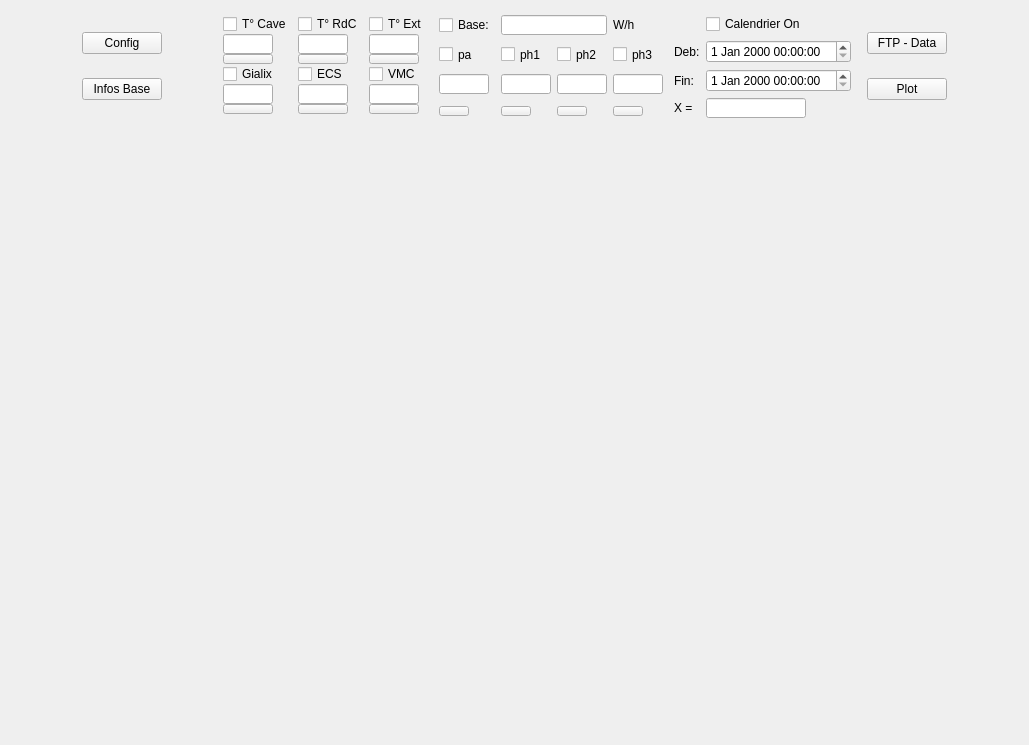
<?xml version="1.0" encoding="UTF-8"?>
<ui version="4.0">
 <class>MainWindow</class>
 <widget class="QMainWindow" name="MainWindow">
  <property name="geometry">
   <rect>
    <x>0</x>
    <y>0</y>
    <width>1029</width>
    <height>745</height>
   </rect>
  </property>
  <property name="minimumSize">
   <size>
    <width>850</width>
    <height>0</height>
   </size>
  </property>
  <property name="windowTitle">
   <string>WesLC-Data</string>
  </property>
  <property name="animated">
   <bool>false</bool>
  </property>
  <widget class="QWidget" name="centralwidget">
   <layout class="QGridLayout" name="gridLayout_4">
    <item row="0" column="3">
     <layout class="QGridLayout" name="gridLayout_Sondes">
      <property name="leftMargin">
       <number>5</number>
      </property>
      <property name="topMargin">
       <number>5</number>
      </property>
      <property name="rightMargin">
       <number>5</number>
      </property>
      <property name="bottomMargin">
       <number>5</number>
      </property>
      <property name="verticalSpacing">
       <number>0</number>
      </property>
      <item row="2" column="1">
       <widget class="QPushButton" name="pb_1w2">
        <property name="maximumSize">
         <size>
          <width>50</width>
          <height>10</height>
         </size>
        </property>
        <property name="text">
         <string/>
        </property>
       </widget>
      </item>
      <item row="0" column="2">
       <widget class="QCheckBox" name="cb_1w3">
        <property name="text">
         <string>T° Ext</string>
        </property>
       </widget>
      </item>
      <item row="5" column="1">
       <widget class="QPushButton" name="pb_pince1">
        <property name="maximumSize">
         <size>
          <width>50</width>
          <height>10</height>
         </size>
        </property>
        <property name="text">
         <string/>
        </property>
       </widget>
      </item>
      <item row="0" column="0">
       <widget class="QCheckBox" name="cb_1w1">
        <property name="text">
         <string>T° Cave</string>
        </property>
       </widget>
      </item>
      <item row="1" column="0">
       <widget class="QLineEdit" name="le_1w1">
        <property name="maximumSize">
         <size>
          <width>50</width>
          <height>20</height>
         </size>
        </property>
       </widget>
      </item>
      <item row="1" column="2">
       <widget class="QLineEdit" name="le_1w3">
        <property name="maximumSize">
         <size>
          <width>50</width>
          <height>20</height>
         </size>
        </property>
       </widget>
      </item>
      <item row="3" column="0">
       <widget class="QCheckBox" name="cb_pulse1">
        <property name="text">
         <string>Gialix</string>
        </property>
       </widget>
      </item>
      <item row="1" column="1">
       <widget class="QLineEdit" name="le_1w2">
        <property name="maximumSize">
         <size>
          <width>50</width>
          <height>20</height>
         </size>
        </property>
       </widget>
      </item>
      <item row="5" column="0">
       <widget class="QPushButton" name="pb_pulse1">
        <property name="maximumSize">
         <size>
          <width>50</width>
          <height>10</height>
         </size>
        </property>
        <property name="text">
         <string/>
        </property>
       </widget>
      </item>
      <item row="2" column="0">
       <widget class="QPushButton" name="pb_1w1">
        <property name="maximumSize">
         <size>
          <width>50</width>
          <height>10</height>
         </size>
        </property>
        <property name="text">
         <string/>
        </property>
       </widget>
      </item>
      <item row="2" column="2">
       <widget class="QPushButton" name="pb_1w3">
        <property name="maximumSize">
         <size>
          <width>50</width>
          <height>10</height>
         </size>
        </property>
        <property name="text">
         <string/>
        </property>
       </widget>
      </item>
      <item row="3" column="2">
       <widget class="QCheckBox" name="cb_pince2">
        <property name="text">
         <string>VMC</string>
        </property>
       </widget>
      </item>
      <item row="5" column="2">
       <widget class="QPushButton" name="pb_pince2">
        <property name="maximumSize">
         <size>
          <width>50</width>
          <height>10</height>
         </size>
        </property>
        <property name="text">
         <string/>
        </property>
       </widget>
      </item>
      <item row="0" column="1">
       <widget class="QCheckBox" name="cb_1w2">
        <property name="text">
         <string>T° RdC</string>
        </property>
       </widget>
      </item>
      <item row="3" column="1">
       <widget class="QCheckBox" name="cb_pince1">
        <property name="text">
         <string>ECS</string>
        </property>
       </widget>
      </item>
      <item row="4" column="0">
       <widget class="QLineEdit" name="le_pulse1">
        <property name="maximumSize">
         <size>
          <width>50</width>
          <height>20</height>
         </size>
        </property>
       </widget>
      </item>
      <item row="4" column="1">
       <widget class="QLineEdit" name="le_pince1">
        <property name="maximumSize">
         <size>
          <width>50</width>
          <height>20</height>
         </size>
        </property>
       </widget>
      </item>
      <item row="4" column="2">
       <widget class="QLineEdit" name="le_pince2">
        <property name="maximumSize">
         <size>
          <width>50</width>
          <height>20</height>
         </size>
        </property>
       </widget>
      </item>
     </layout>
    </item>
    <item row="0" column="7">
     <spacer name="horizontalSpacer_2">
      <property name="orientation">
       <enum>Qt::Horizontal</enum>
      </property>
      <property name="sizeHint" stdset="0">
       <size>
        <width>62</width>
        <height>20</height>
       </size>
      </property>
     </spacer>
    </item>
    <item row="1" column="0" colspan="8">
     <widget class="PlotWidget" name="graph_Widget" native="true">
      <property name="minimumSize">
       <size>
        <width>830</width>
        <height>471</height>
       </size>
      </property>
     </widget>
    </item>
    <item row="0" column="4">
     <layout class="QGridLayout" name="gridLayout_3">
      <item row="0" column="3">
       <widget class="QLabel" name="label_3">
        <property name="text">
         <string>W/h</string>
        </property>
       </widget>
      </item>
      <item row="1" column="1">
       <widget class="QCheckBox" name="cb_ph1">
        <property name="maximumSize">
         <size>
          <width>40</width>
          <height>15</height>
         </size>
        </property>
        <property name="text">
         <string>ph1</string>
        </property>
       </widget>
      </item>
      <item row="3" column="2">
       <widget class="QPushButton" name="pb_ph2">
        <property name="maximumSize">
         <size>
          <width>30</width>
          <height>10</height>
         </size>
        </property>
        <property name="text">
         <string/>
        </property>
       </widget>
      </item>
      <item row="0" column="0">
       <widget class="QCheckBox" name="cb_base">
        <property name="text">
         <string>Base:</string>
        </property>
       </widget>
      </item>
      <item row="0" column="1" colspan="2">
       <widget class="QLineEdit" name="le_base">
        <property name="maximumSize">
         <size>
          <width>120</width>
          <height>20</height>
         </size>
        </property>
        <property name="alignment">
         <set>Qt::AlignRight|Qt::AlignTrailing|Qt::AlignVCenter</set>
        </property>
       </widget>
      </item>
      <item row="1" column="2">
       <widget class="QCheckBox" name="cb_ph2">
        <property name="maximumSize">
         <size>
          <width>40</width>
          <height>15</height>
         </size>
        </property>
        <property name="text">
         <string>ph2</string>
        </property>
       </widget>
      </item>
      <item row="1" column="3">
       <widget class="QCheckBox" name="cb_ph3">
        <property name="maximumSize">
         <size>
          <width>40</width>
          <height>15</height>
         </size>
        </property>
        <property name="text">
         <string>ph3</string>
        </property>
       </widget>
      </item>
      <item row="3" column="3">
       <widget class="QPushButton" name="pb_ph3">
        <property name="maximumSize">
         <size>
          <width>30</width>
          <height>10</height>
         </size>
        </property>
        <property name="text">
         <string/>
        </property>
       </widget>
      </item>
      <item row="1" column="0">
       <widget class="QCheckBox" name="cb_pa">
        <property name="maximumSize">
         <size>
          <width>40</width>
          <height>15</height>
         </size>
        </property>
        <property name="text">
         <string>pa</string>
        </property>
       </widget>
      </item>
      <item row="3" column="0">
       <widget class="QPushButton" name="pb_pa">
        <property name="maximumSize">
         <size>
          <width>30</width>
          <height>10</height>
         </size>
        </property>
        <property name="text">
         <string/>
        </property>
       </widget>
      </item>
      <item row="3" column="1">
       <widget class="QPushButton" name="pb_ph1">
        <property name="maximumSize">
         <size>
          <width>30</width>
          <height>10</height>
         </size>
        </property>
        <property name="text">
         <string/>
        </property>
       </widget>
      </item>
      <item row="2" column="0">
       <widget class="QLineEdit" name="le_pa">
        <property name="maximumSize">
         <size>
          <width>50</width>
          <height>20</height>
         </size>
        </property>
       </widget>
      </item>
      <item row="2" column="1">
       <widget class="QLineEdit" name="le_ph1">
        <property name="maximumSize">
         <size>
          <width>50</width>
          <height>20</height>
         </size>
        </property>
       </widget>
      </item>
      <item row="2" column="2">
       <widget class="QLineEdit" name="le_ph2">
        <property name="maximumSize">
         <size>
          <width>50</width>
          <height>20</height>
         </size>
        </property>
       </widget>
      </item>
      <item row="2" column="3">
       <widget class="QLineEdit" name="le_ph3">
        <property name="maximumSize">
         <size>
          <width>50</width>
          <height>20</height>
         </size>
        </property>
       </widget>
      </item>
     </layout>
    </item>
    <item row="0" column="0">
     <spacer name="horizontalSpacer">
      <property name="orientation">
       <enum>Qt::Horizontal</enum>
      </property>
      <property name="sizeHint" stdset="0">
       <size>
        <width>62</width>
        <height>20</height>
       </size>
      </property>
     </spacer>
    </item>
    <item row="0" column="6">
     <layout class="QGridLayout" name="gridLayout">
      <property name="leftMargin">
       <number>5</number>
      </property>
      <property name="topMargin">
       <number>5</number>
      </property>
      <property name="rightMargin">
       <number>5</number>
      </property>
      <property name="bottomMargin">
       <number>5</number>
      </property>
      <item row="1" column="0">
       <widget class="QPushButton" name="plot_Button">
        <property name="text">
         <string>Plot</string>
        </property>
       </widget>
      </item>
      <item row="0" column="0">
       <widget class="QPushButton" name="ftpdata_Button">
        <property name="text">
         <string>FTP - Data</string>
        </property>
       </widget>
      </item>
     </layout>
    </item>
    <item row="0" column="5">
     <layout class="QGridLayout" name="gridLayout_Date">
      <property name="leftMargin">
       <number>5</number>
      </property>
      <property name="topMargin">
       <number>5</number>
      </property>
      <property name="rightMargin">
       <number>5</number>
      </property>
      <property name="bottomMargin">
       <number>5</number>
      </property>
      <item row="1" column="0">
       <widget class="QLabel" name="label">
        <property name="text">
         <string>Deb:</string>
        </property>
       </widget>
      </item>
      <item row="2" column="1">
       <widget class="QDateTimeEdit" name="fin_dateTimeEdit"/>
      </item>
      <item row="2" column="0">
       <widget class="QLabel" name="label_2">
        <property name="text">
         <string>Fin:</string>
        </property>
       </widget>
      </item>
      <item row="0" column="1">
       <widget class="QCheckBox" name="cb_calendar">
        <property name="text">
         <string>Calendrier On</string>
        </property>
       </widget>
      </item>
      <item row="1" column="1">
       <widget class="QDateTimeEdit" name="deb_dateTimeEdit"/>
      </item>
      <item row="3" column="1">
       <widget class="QLineEdit" name="le_date_time">
        <property name="maximumSize">
         <size>
          <width>100</width>
          <height>20</height>
         </size>
        </property>
        <property name="alignment">
         <set>Qt::AlignRight|Qt::AlignTrailing|Qt::AlignVCenter</set>
        </property>
       </widget>
      </item>
      <item row="3" column="0">
       <widget class="QLabel" name="label_4">
        <property name="text">
         <string>X =</string>
        </property>
       </widget>
      </item>
     </layout>
    </item>
    <item row="0" column="1">
     <layout class="QGridLayout" name="gridLayout_2">
      <property name="leftMargin">
       <number>5</number>
      </property>
      <property name="topMargin">
       <number>5</number>
      </property>
      <property name="rightMargin">
       <number>5</number>
      </property>
      <property name="bottomMargin">
       <number>5</number>
      </property>
      <item row="0" column="0">
       <widget class="QPushButton" name="config_Button">
        <property name="text">
         <string>Config</string>
        </property>
       </widget>
      </item>
      <item row="1" column="0">
       <widget class="QPushButton" name="info_base_Button">
        <property name="text">
         <string>Infos Base</string>
        </property>
       </widget>
      </item>
     </layout>
    </item>
    <item row="0" column="2">
     <spacer name="horizontalSpacer_3">
      <property name="orientation">
       <enum>Qt::Horizontal</enum>
      </property>
      <property name="sizeHint" stdset="0">
       <size>
        <width>40</width>
        <height>20</height>
       </size>
      </property>
     </spacer>
    </item>
   </layout>
  </widget>
 </widget>
 <customwidgets>
  <customwidget>
   <class>PlotWidget</class>
   <extends>QWidget</extends>
   <header>pyqtgraph</header>
   <container>1</container>
  </customwidget>
 </customwidgets>
 <resources/>
 <connections/>
</ui>
